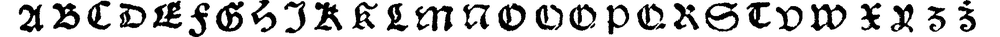
#> input picture lines4glyphs/m01_R_lines_01.png, 1000 x 37 px, shrunk from 2607 x 97 before the run
$ python PT_lines.py lines4glyphs
#> lines starting #> are read from the running program, lines starting #| are printed output that depends on the picture; after the words box and inside, x2 and y2 are one past the last pixel; in counts of white or black regions, pixels touching at a corner belong together
import os
import sys
import cv2
import numpy as np
from datetime import datetime

# Script version
VERSION = "1.2"

def log_message(log_file, message):
    """Helper function to write messages to the log file."""
#> in process_directory, image is the input picture: shape (37, 1000, 3); min 0, max 255, mean 193.3
    with open(log_file, 'a') as f:
        f.write(f"{datetime.now()} - {message}\n")

def split_into_lines(image, output_dir):
    """Split the image into horizontal lines and save them to the output directory."""
#> called with output_dir = 'lines4glyphs/m01_R_lines_01_lines'
    gray = cv2.cvtColor(image, cv2.COLOR_BGR2GRAY)
    _, binary = cv2.threshold(gray, 127, 255, cv2.THRESH_BINARY_INV)
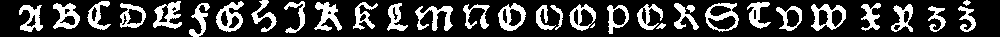
#> binary: shape (37, 1000); 24.1% white; 33 white regions (1 under 20 px), largest, box (x1, y1, x2, y2) and area: (415, 6, 453, 31) 435, (811, 4, 846, 31) 431, (153, 1, 182, 29) 426

    # Sum along columns to find horizontal projections
    horizontal_projection = np.sum(binary, axis=1)
#> horizontal_projection = 37 values, max 109650 at index 26, min 1530 at index 36, mean 61344.7

    # Detect line positions based on projection
    line_positions = []
    in_line = False
    for i, value in enumerate(horizontal_projection):
        if value > 0 and not in_line:
            in_line = True
            start = i
        elif value == 0 and in_line:
            in_line = False
            end = i
            # Ignore lines shorter than 10 pixels
            if (end - start) >= 10:
                line_positions.append((start, end))
#> this loop made 37 passes
#> (value, in_line, start) on pass 1: (2040, True, 0)
#> value on passes 2 to 7: 8415, 18870, 35700, 56100, 79050, 93585
#> after the loop, in_line = True; line_positions = []; start = 0

    line_number = 0
    for start, end in line_positions:
        line_number += 1
        line_image = image[start:end, :]
#        output_path = os.path.join(output_dir, f"{line_number:02d}_{os.path.basename(output_dir)}.png")
        output_path = os.path.join(output_dir, f"{os.path.basename(output_dir)}_{line_number:02d}.png")
        cv2.imwrite(output_path, line_image)
#> this loop made 0 passes
#> after the loop, line_number = 0

    return len(line_positions)

def process_directory(input_dir):
    """Main function to process all PNG files in the input directory."""
    log_file = f"PT_lines_{datetime.now().strftime('%Y%m%d_%H%M%S')}.log"
    log_message(log_file, f"Script version: {VERSION}")

    for file_name in os.listdir(input_dir):
        if file_name.lower().endswith('.png'):
            file_path = os.path.join(input_dir, file_name)
            image = cv2.imread(file_path)

            if image is None:
                log_message(log_file, f"ERROR: Unable to read file {file_name}")
                continue

            output_dir = os.path.join(input_dir, f"{os.path.splitext(file_name)[0]}_lines")
            os.makedirs(output_dir, exist_ok=True)

            line_count = split_into_lines(image, output_dir)
#> line_count = 0
            log_message(log_file, f"{file_name}: {line_count} lines detected and saved.")
#> pass 2 of the loop in process_directory, `for file_name in os.listdir(input_dir):`:
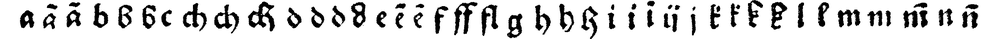
#> input picture lines4glyphs/m01_R_lines_02.png, 1000 x 39 px, shrunk from 2607 x 102 before the run
#> in process_directory, image is the input picture: shape (39, 1000, 3); min 0, max 255, mean 211.3
#> gray: shape (39, 1000)
#> in split_into_lines (call 2), `_, binary = cv2.threshold(gray, 127, 255, cv2.THRESH_BINARY_INV)`:
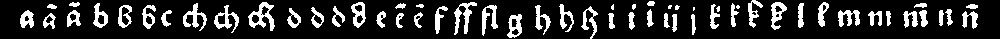
#> binary: shape (39, 1000); 17% white; 58 white regions (7 under 20 px), largest, box (x1, y1, x2, y2) and area: (248, 2, 275, 31) 330, (454, 2, 477, 35) 286, (183, 3, 207, 31) 248
#> horizontal_projection = 39 values, max 91035 at index 14, min 510 at index 38, mean 43441.5
#> the loop in split_into_lines (call 2), `for i, value in enumerate(horizontal_projection):` made 39 passes
#> (value, in_line, start) on pass 1: (1020, True, 0)
#> after the loop in split_into_lines (call 2), `for i, value in enumerate(horizontal_projection):`: in_line = True; start = 0

if __name__ == "__main__":
    if len(sys.argv) != 2:
        print("Usage: python PT_lines.py <input_directory>")
        sys.exit(1)

    input_directory = sys.argv[1]

    if not os.path.isdir(input_directory):
        print(f"Error: {input_directory} is not a valid directory.")
        sys.exit(1)

    process_directory(input_directory)
